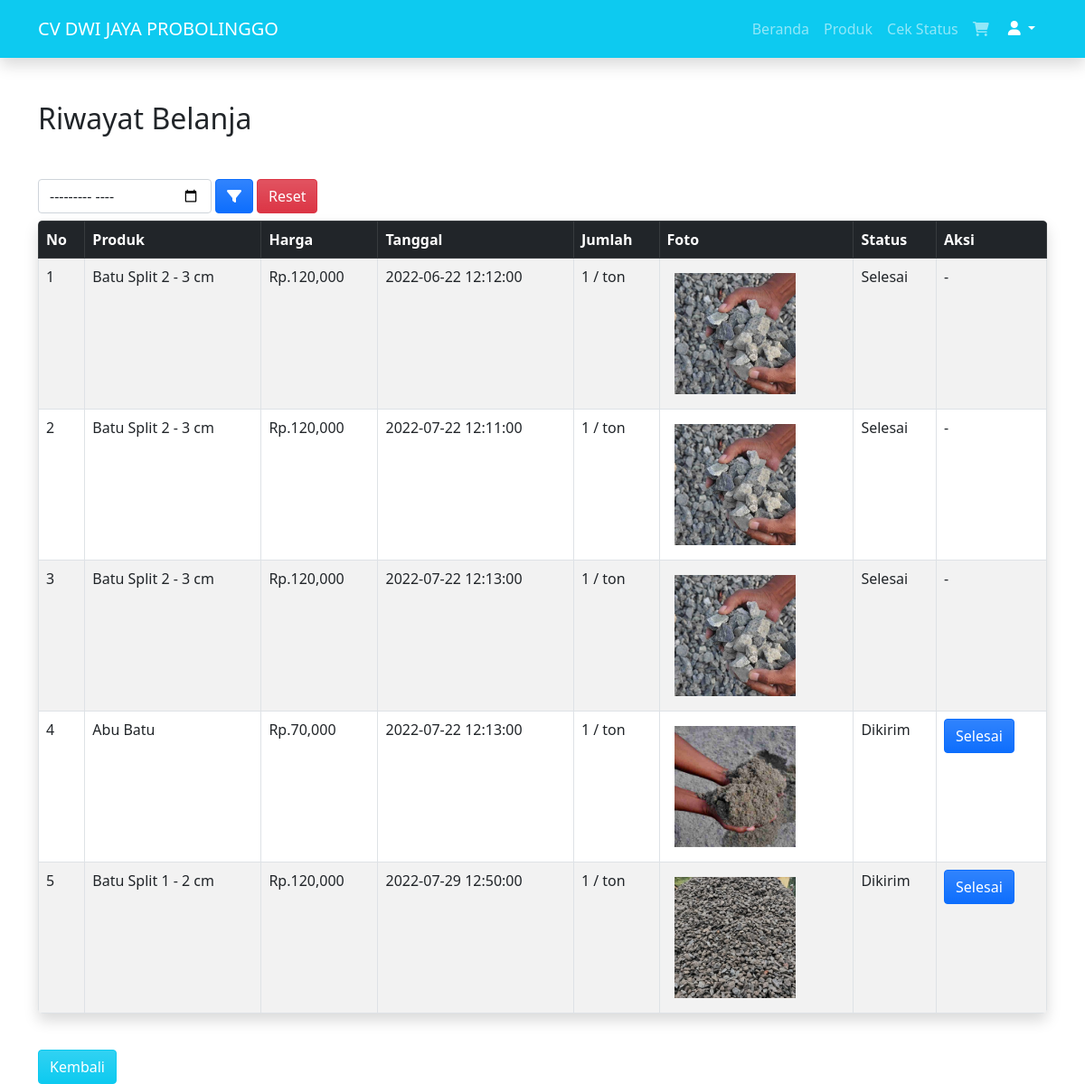
The app's page /history.php (signed in) with its own data.
### tables this page shows
CREATE TABLE `pembelian_produk` (
  `id_pembelian_produk` int(11) NOT NULL,
  `id_pembelian` int(11) DEFAULT NULL,
  `id_produk` int(11) DEFAULT NULL,
  `jumlah` int(11) DEFAULT NULL
);

CREATE TABLE `produk` (
  `id_produk` int(11) NOT NULL,
  `nama_produk` varchar(50) NOT NULL DEFAULT '0',
  `unit` varchar(10) NOT NULL DEFAULT '0',
  `harga_produk` int(11) NOT NULL DEFAULT 0,
  `foto` varchar(50) NOT NULL DEFAULT '0'
);

CREATE TABLE `pembelian` (
  `id_pembelian` int(11) NOT NULL,
  `id_pelanggan` int(11) DEFAULT NULL,
  `tanggal_pembelian` datetime DEFAULT NULL,
  `total_pembelian` int(11) DEFAULT NULL,
  `tahun` year(4) DEFAULT NULL,
  `pembayaran` varchar(50) NOT NULL,
  `status` enum('Menunggu Konfirmasi','Dikirim','Selesai') NOT NULL
);

### history.php (the view, shortened to what this page needs)
<?php require 'Comp/header.php'; ?>
<body>
  <?php require 'Comp/navbar.php'; ?>
  <br><br>
  <section class="main mt-3 pt-5">
    <div class="container">
      <h2 class="mb-4">Riwayat Belanja</h2>
      <form action="" class="d-flex mt-5 mb-2" method="GET">
        <div class="d-flex">
          <input type="month" name="bulan" class="form-control" value="<?= isset($_GET['bulan']) ? $_GET['bulan'] : '' ?>">
          <button type="submit" class="btn btn-primary bg-gradient mx-1">
            <i class="fa fa-filter"></i>
          </button>
          <a href="history.php" class="btn btn-danger bg-gradient">
            Reset
          </a>
        </div>
      </form>
      <table class="table table-bordered table-striped rounded shadow overflow-hidden rounded-3">
        <thead class="table-dark">
          <tr>
            <th scope="col">No</th>
            <th scope="col">Produk</th>
            <th scope="col">Harga</th>
            <th scope="col">Tanggal</th>
            <th scope="col">Jumlah</th>
            <th scope="col">Foto</th>
            <th scope="col">Status</th>
            <th scope="col">Aksi</th>
          </tr>
        </thead>
        <tbody>
          <?php
          $i = 1;
          $conn = connect_DB();
          if (isset($_GET['bulan'])) {
            $bulan = date("m", strtotime($_GET['bulan']));
            $tahun = date("Y", strtotime($_GET['bulan']));
            $query = "SELECT * FROM `pembelian` LEFT JOIN pembelian_produk USING(id_pembelian) LEFT JOIN produk USING(id_produk) WHERE MONTH(tanggal_pembelian) = '$bulan' AND YEAR(tanggal_pembelian) = '$tahun' AND id_pelanggan = " . $_SESSION['login']['id_pelanggan']." ORDER BY tanggal_pembelian";
          } else {
            $query = "SELECT * FROM `pembelian` LEFT JOIN pembelian_produk USING(id_pembelian) LEFT JOIN produk USING(id_produk) WHERE id_pelanggan = " . $_SESSION['login']['id_pelanggan']." ORDER BY tanggal_pembelian";
          }
          $sql = mysqli_query($conn, $query);
          while ($data = mysqli_fetch_object($sql)) { ?>
            <tr>
              <td><?= $i++ ?></td>
              <td><?= $data->nama_produk ?></td>
              <td>Rp.<?= number_format($data->harga_produk) ?></td>
              <td><?= $data->tanggal_pembelian ?></td>
              <td><?= $data->jumlah ?> / <?= $data->unit ?></td>
              <td><img class="card-img-top p-2" src="foto_produk/<?= $data->foto ?>" alt="Card image cap" style="width: 150px;"></td>
              <td><?= $data->status ?></td>
              <?php if($data->status == 'Menunggu Konfirmasi') { ?>
              <td><button type="button" class="btn btn-primary bg-gradient" disabled>Selesai</button></td>
              <?php } else if($data->status == 'Dikirim') { ?>
              <td><a href="selesai.php?id=<?= $data->id_pembelian ?>" class="btn btn-primary bg-gradient">Selesai</a></td>
              <?php } else if($data->status == 'Selesai') { ?>
                <td>-</td>
              <?php } ?>
            </tr>
          <?php } ?>
        </tbody>
      </table>
      <a href="/toko/" class="btn btn-info mr-2 mt-4 bg-gradient text-white">Kembali</a>
    </div>
  </section>
  <?php include 'Comp/footer.php'; ?>

### Comp/header.php (shortened to what this page needs)
<!DOCTYPE html>
<html lang="en">
<head>
    <link href="https://cdn.jsdelivr.net/npm/bootstrap@5.0.2/dist/css/bootstrap.min.css" rel="stylesheet">
    <link rel="stylesheet" href="https://cdnjs.cloudflare.com/ajax/libs/font-awesome/6.0.0/css/all.min.css" />
</head>
<body>

### Comp/navbar.php (shortened to what this page needs)
<nav class="navbar navbar-expand-lg navbar-dark bg-info shadow fixed-top" id="navi">
  <div class="container py-1">
    <a class="navbar-brand" href="#">CV DWI JAYA PROBOLINGGO</a>
    <div class="collapse navbar-collapse" id="navbarNavAltMarkup">
      <div class="navbar-nav" style="margin-left: auto;">
        <a class="nav-item nav-link" href="/toko/">Beranda</a>
        <?php if (isset($_SESSION['login'])) : ?>
          <a class="nav-item nav-link" href="produk.php">Produk</a>
          <a class="nav-item nav-link" href="cek_status.php">Cek Status</a>
          <a class="nav-item nav-link" href="keranjang.php"><i class="fa fa-shopping-cart"></i></a>
          <div class="dropdown">
            <button class="btn btn-info dropdown-toggle text-white" type="button" id="dropdownMenuButton1" data-bs-toggle="dropdown" aria-expanded="false">
              <i class="fa fa-user"></i>
            </button>
          </div>
        <?php endif; ?>
      </div>
    </div>
  </div>
</nav>

### Comp/footer.php (shortened to what this page needs)
</body>
</html>

### records on screen
pembelian_produk: id_produk.nama_produk "Batu Split 2 - 3 cm", id_produk.harga_produk "120,000", id_pembelian.tanggal_pembelian "2022-06-22 12:12:00", jumlah "1", id_produk.unit "ton", id_produk.foto (picture), id_pembelian.status "Selesai"
pembelian_produk: id_produk.nama_produk "Batu Split 2 - 3 cm", id_produk.harga_produk "120,000", id_pembelian.tanggal_pembelian "2022-07-22 12:11:00", jumlah "1", id_produk.unit "ton", id_produk.foto (picture), id_pembelian.status "Selesai"
pembelian_produk: id_produk.nama_produk "Batu Split 2 - 3 cm", id_produk.harga_produk "120,000", id_pembelian.tanggal_pembelian "2022-07-22 12:13:00", jumlah "1", id_produk.unit "ton", id_produk.foto (picture), id_pembelian.status "Selesai"
pembelian_produk: id_produk.nama_produk "Abu Batu", id_produk.harga_produk "70,000", id_pembelian.tanggal_pembelian "2022-07-22 12:13:00", jumlah "1", id_produk.unit "ton", id_produk.foto (picture), id_pembelian.status "Dikirim"
pembelian_produk: id_produk.nama_produk "Batu Split 1 - 2 cm", id_produk.harga_produk "120,000", id_pembelian.tanggal_pembelian "2022-07-29 12:50:00", jumlah "1", id_produk.unit "ton", id_produk.foto (picture), id_pembelian.status "Dikirim"
